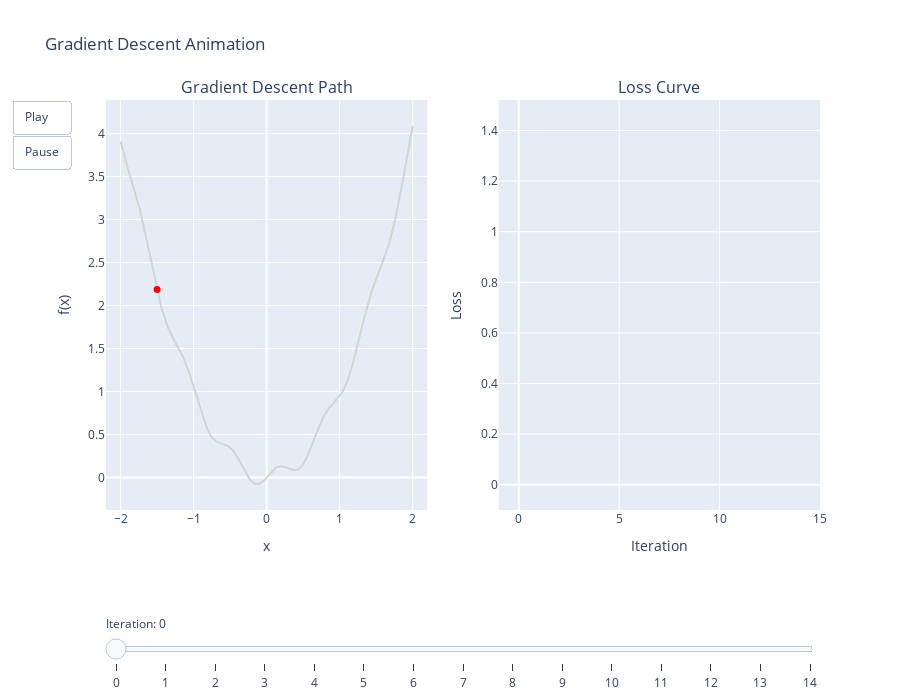

Notebook cell for this chart:
### Code cell
plot_iterations_and_loss(df_gd, X_MIN, X_MAX, max_iter)

### Figure 1 — Plotly figure (JSON) as saved in the notebook; plotly's stock layout.template omitted (floating-point values rounded to 4 significant figures; data arrays with more than 128 entries replaced by an {"elided": "..."} marker saying what was removed)
{"data": [{"line": {"color": "lightgray"}, "mode": "lines", "name": "f(x)", "type": "scatter", "x": {"elided": "300 float values"}, "xaxis": "x", "y": {"elided": "300 float values"}, "yaxis": "y"}, {"marker": {"color": "red", "size": 7}, "mode": "markers", "name": "GD Path", "type": "scatter", "x": [-1.5], "xaxis": "x", "y": [2.185], "yaxis": "y"}, {"marker": {"color": "red", "size": 7}, "mode": "markers+lines", "name": "Loss", "type": "scatter", "x": [], "xaxis": "x2", "y": [], "yaxis": "y2"}], "layout": {"annotations": [{"font": {"size": 16}, "showarrow": false, "text": "Gradient Descent Path", "x": 0.225, "xanchor": "center", "xref": "paper", "y": 1, "yanchor": "bottom", "yref": "paper"}, {"font": {"size": 16}, "showarrow": false, "text": "Loss Curve", "x": 0.775, "xanchor": "center", "xref": "paper", "y": 1, "yanchor": "bottom", "yref": "paper"}], "height": 700, "showlegend": false, "sliders": [{"currentvalue": {"prefix": "Iteration: "}, "steps": [{"args": [["0"], {"frame": {"duration": 0, "redraw": true}, "mode": "immediate"}], "label": "0", "method": "animate"}, {"args": [["1"], {"frame": {"duration": 0, "redraw": true}, "mode": "immediate"}], "label": "1", "method": "animate"}, {"args": [["2"], {"frame": {"duration": 0, "redraw": true}, "mode": "immediate"}], "label": "2", "method": "animate"}, {"args": [["3"], {"frame": {"duration": 0, "redraw": true}, "mode": "immediate"}], "label": "3", "method": "animate"}, {"args": [["4"], {"frame": {"duration": 0, "redraw": true}, "mode": "immediate"}], "label": "4", "method": "animate"}, {"args": [["5"], {"frame": {"duration": 0, "redraw": true}, "mode": "immediate"}], "label": "5", "method": "animate"}, {"args": [["6"], {"frame": {"duration": 0, "redraw": true}, "mode": "immediate"}], "label": "6", "method": "animate"}, {"args": [["7"], {"frame": {"duration": 0, "redraw": true}, "mode": "immediate"}], "label": "7", "method": "animate"}, {"args": [["8"], {"frame": {"duration": 0, "redraw": true}, "mode": "immediate"}], "label": "8", "method": "animate"}, {"args": [["9"], {"frame": {"duration": 0, "redraw": true}, "mode": "immediate"}], "label": "9", "method": "animate"}, {"args": [["10"], {"frame": {"duration": 0, "redraw": true}, "mode": "immediate"}], "label": "10", "method": "animate"}, {"args": [["11"], {"frame": {"duration": 0, "redraw": true}, "mode": "immediate"}], "label": "11", "method": "animate"}, {"args": [["12"], {"frame": {"duration": 0, "redraw": true}, "mode": "immediate"}], "label": "12", "method": "animate"}, {"args": [["13"], {"frame": {"duration": 0, "redraw": true}, "mode": "immediate"}], "label": "13", "method": "animate"}, {"args": [["14"], {"frame": {"duration": 0, "redraw": true}, "mode": "immediate"}], "label": "14", "method": "animate"}], "transition": {"duration": 200}, "x": 0, "y": -0.2}], "title": {"text": "Gradient Descent Animation"}, "updatemenus": [{"buttons": [{"args": [null, {"frame": {"duration": 600, "redraw": true}, "fromcurrent": true, "transition": {"duration": 200}}], "label": "Play", "method": "animate"}, {"args": [[null], {"frame": {"duration": 0, "redraw": false}, "mode": "immediate", "transition": {"duration": 0}}], "label": "Pause", "method": "animate"}], "showactive": false, "type": "buttons"}], "xaxis": {"anchor": "y", "domain": [0, 0.45], "range": [-2.2, 2.2], "title": {"text": "x"}}, "xaxis2": {"anchor": "y2", "domain": [0.55, 1], "range": [-1, 15], "title": {"text": "Iteration"}}, "yaxis": {"anchor": "x", "domain": [0, 1], "range": [-0.3794, 4.391], "title": {"text": "f(x)"}}, "yaxis2": {"anchor": "x2", "domain": [0, 1], "range": [-0.1, 1.521], "title": {"text": "Loss"}}}}
